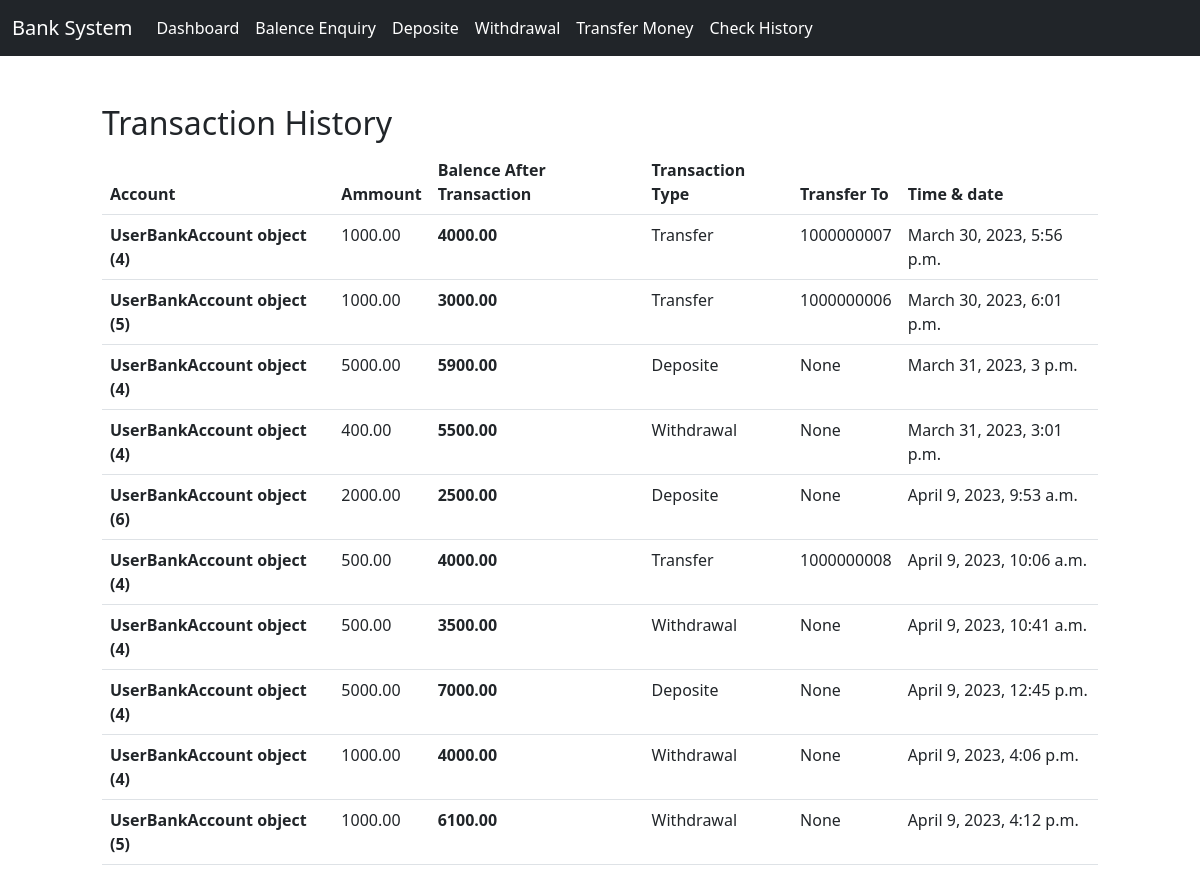
Page /transactions/history/ on the earlier database version.
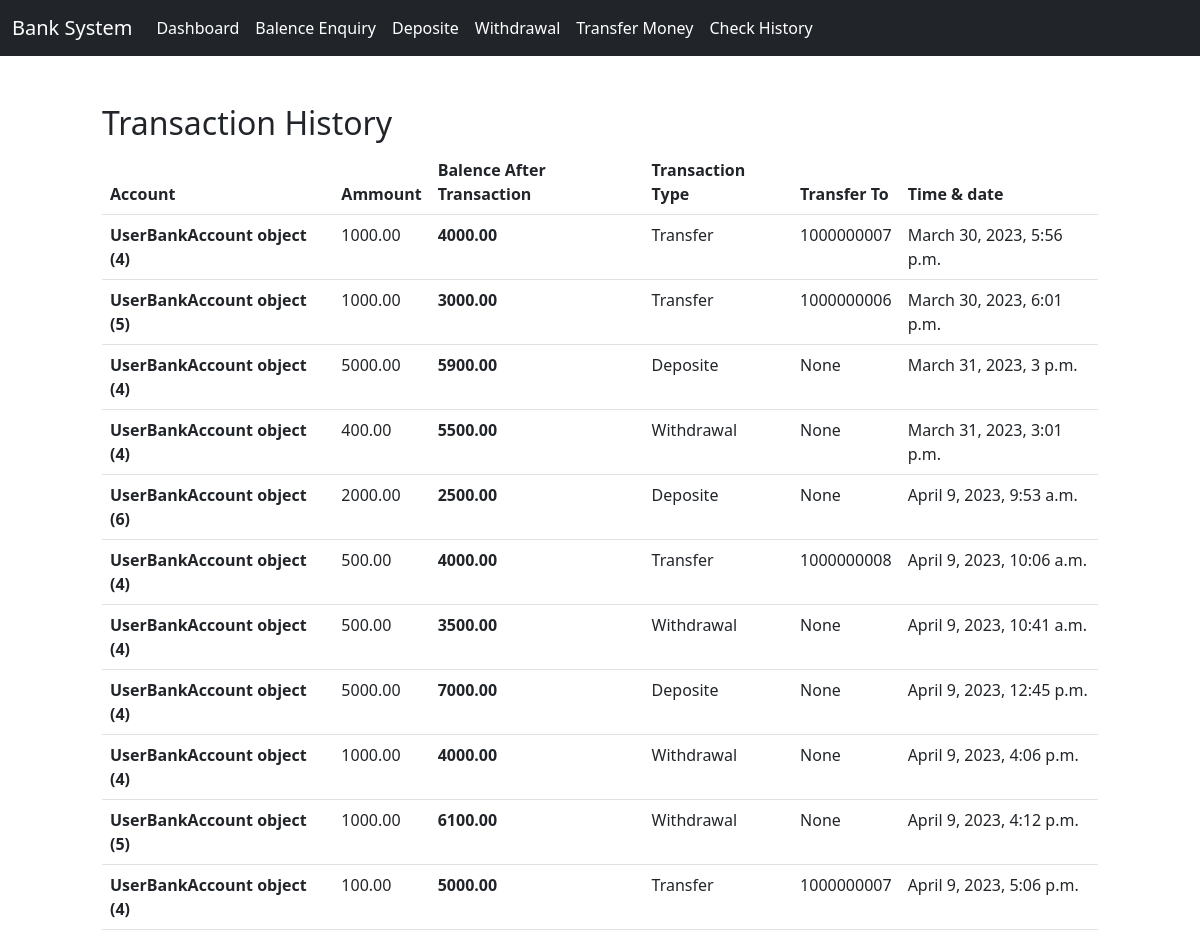
Same page on the later database version.
### transaction/models.py (models this page shows)
class Transaction(models.Model):
    account = models.ForeignKey(UserBankAccount,on_delete=models.CASCADE)
    ammount = models.DecimalField(default=0,max_digits=12,decimal_places=2)
    balence_after_transaction = models.DecimalField(default=0,max_digits=12,decimal_places=2)
    transaction_type = models.CharField(max_length=50,choices=TRANSACTION_TYPE_CHOICES)
    transfer_to = models.PositiveIntegerField(null=True,blank=True)
    time = models.DateTimeField(auto_now_add=True)

### accounts/models.py (models this page shows, shortened)
class UserBankAccount(models.Model):
    user = models.OneToOneField(User,related_name='account',on_delete=models.CASCADE)
    account_type = models.CharField(max_length=100,help_text='Enter Account Type Current/Savings' )
    account_no = models.PositiveIntegerField(unique=True)
    gender = models.CharField(max_length=1,choices=GENDER_CHOICE)
    birth_date = models.DateField(null=True,blank=True)
    balence = models.DecimalField(default=0,max_digits=12,decimal_places=2)
    initial_deposite_date = models.DateField(null=True,blank=True)

### transaction/views.py (the view)
# urls.py: path('history/',views.BalenceHistory.as_view(),name='history'),
class BalenceHistory(ListView):
    model = Transaction
    template_name = 'transaction/history.html'
    context_object_name = 'history'

### transaction/templates/transaction/history.html (shortened to what this page needs)
{% extends 'accounts/base.html' %}
{% block content %}
<form action="" method="POST">
    <div class="row">
        <div class="col-sm-1 mt-3"></div>
        <div class='col-sm-10 mt-5'>
            <h2>Transaction History</h2>
                <table class="table">
                    <thead>
                      <tr>
                        <th scope="col">Account</th>
                        <th scope="col">Ammount</th>
                        <th scope="col">Balence After Transaction</th>
                        <th scope="col">Transaction Type</th>
                        <th scope="col">Transfer To</th>
                        <th scope="col">Time & date</th>
                      </tr>
                    </thead>
                    <tbody>
                        {% for ht in history %}
                      <tr>
                        <th scope="row">{{ht.account}}</th>
                        <td>{{ht.ammount}}</td>
                        <th scope="row">{{ht.balence_after_transaction}}</th>
                        <td>{{ht.transaction_type}}</td>
                        <td>{{ht.transfer_to}}</td>
                        <td>{{ht.time}}</td>
                      </tr>
                      {% endfor %}
                    </tbody>
                </table>
        </div>
    </div>
</form>
{% endblock content %}

### accounts/templates/accounts/base.html (shortened to what this page needs)
<!DOCTYPE html>
{% load static %}
<html lang="en">
<head>
    <link rel="stylesheet" href="{% static 'accounts/css/bootstrap.css' %}">
</head>
<body>
    {% block main %}{% include  'accounts/navbar.html' %}  {% endblock main %}
    {% block content %}{% endblock content %}
</body>
</html>

### accounts/templates/accounts/navbar.html (shortened to what this page needs)
<!DOCTYPE html>
<html lang="en">
<head>
</head>
<body>
    <nav class="navbar navbar-expand-lg bg-body-tertiary bg-dark">
        <div class="container-fluid">
          <a class="navbar-brand text-white" href="#">Bank System</a>
          <div class="collapse navbar-collapse" id="navbarNav">
            <ul class="navbar-nav">
              <li class="nav-item">
              <li class="nav-item">
                <a class="nav-link active text-white" aria-current="page" href="{% url 'dashboard' %}">Dashboard</a>
              </li>
                <a class="nav-link active text-white" aria-current="page" href="{% url 'details' %}">Balence Enquiry</a>
              </li>
              <li class="nav-item">
                <a class="nav-link active text-white" aria-current="page" href="{% url 'deposite' %}">Deposite</a>
              </li>
              <li class="nav-item">
                <a class="nav-link active text-white" aria-current="page" href="{% url 'withdrawal' %}">Withdrawal</a>
              </li>
              <li class="nav-item">
                <a class="nav-link active text-white" aria-current="page" href="{% url 'transfer' %}">Transfer Money</a>
              </li>
              <li class="nav-item">
                <a class="nav-link active text-white" aria-current="page" href="{% url 'history' %}">Check History</a>
              </li>
            </ul>
          </div>
        </div>
      </nav>
</body>
</html>

Differences in the rows shown:
added Transaction: account "UserBankAccount object (4)", ammount "100.00", balence_after_transaction "5000.00", transaction_type "Transfer", transfer_to "1000000007", time "April 9, 2023, 5:06 p.m."
